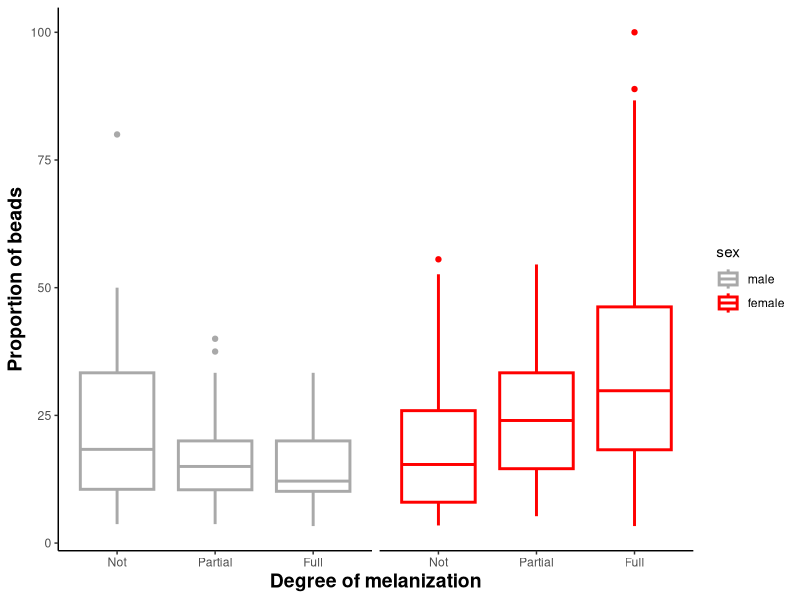
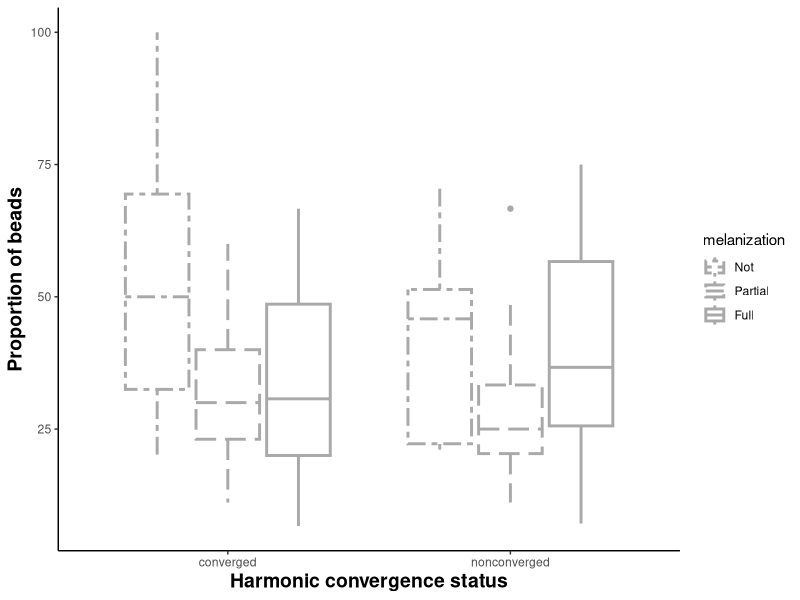
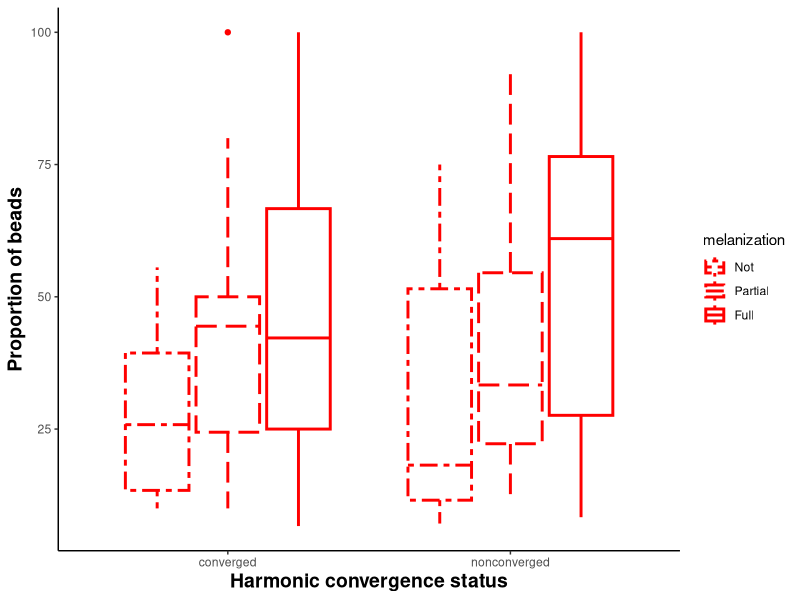
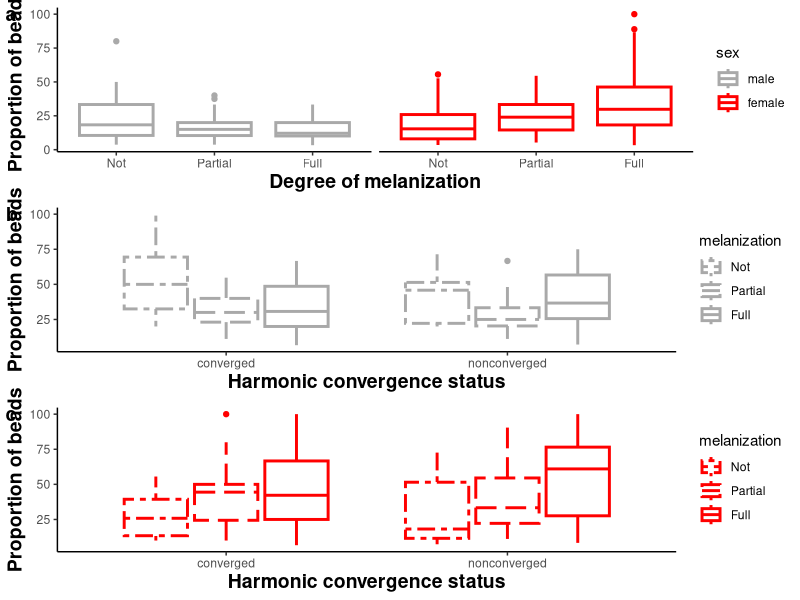
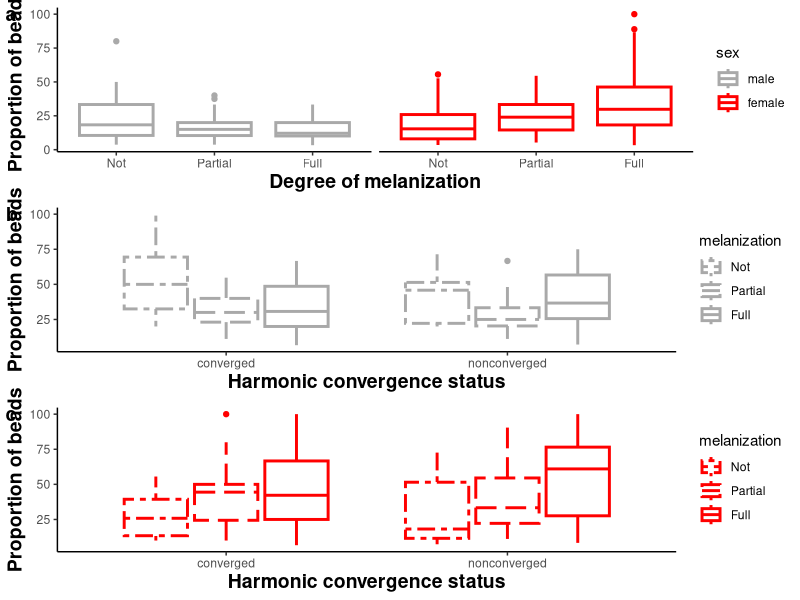

R code for these plots, in order:
## ---- chunk 1
# cargue aquì las librerias, de ser necesario instale las que requiera

library(readr)
library(tidyr)
library(dplyr)
library(ggplot2)
library(ggpubr)
## ---- chunk 2
getwd() ## observamos en el directorio donde nos encontramos. 

## ubicamos en el directorio que creamos la carpeta donde estara la data y el archivo .rmd 

setwd("C:/Users/usuario/Desktop/proyectos_2022/bioinformatica/recuperacion/resolucion/")

## cargamos la data melanization.csv 

melanization <- read_csv("melanization.csv")


## creamos tres df que filtran los datos de interes segun el gráfico

## En el primero seleccionamos y filtramos con los criterios parental.pair, melanization y sex
## posteriormente agregamos un pipe y utilizamos la función summarise para contar la frecuencia que se repite
## cada uno de los criterios ej: parental pair = 1, melanization = 1, sex = male 

datos_1 <- melanization %>% group_by(parental.pair, melanization, sex) %>% 
  summarise(count = n()) %>% 
  filter(parental.pair >=1, melanization >=0, sex == "male" | sex == "female")

## el el segundo df mediante la funcion filter se elegio el sexo male 

datos_2 <- melanization %>% group_by(parental.pair, convergence, melanization, sex) %>% 
  summarise(count = n()) %>% 
  filter(parental.pair >=1, convergence == "converged" | convergence == "nonconverged", 
         sex == "male")

## el el tercer df mediante la funcion filter se elegio el sexo female 

datos_3 <- melanization %>% group_by(parental.pair, convergence, melanization, sex) %>% 
  summarise(count = n()) %>% 
  filter(parental.pair >=1, convergence == "converged" | convergence == "nonconverged", 
         sex == "female")
## Modifico la variable melanization de 0, 1 y 2 a Not, Partial y Full en los tres df 

datos_1$melanization[datos_1$melanization == 0] <- "Not"
datos_1$melanization[datos_1$melanization == 1] <- "Partial"
datos_1$melanization[datos_1$melanization == 2] <- "Full"

datos_2$melanization[datos_2$melanization == 0] <- "Not"
datos_2$melanization[datos_2$melanization == 1] <- "Partial"
datos_2$melanization[datos_2$melanization == 2] <- "Full"

datos_3$melanization[datos_3$melanization == 0] <- "Not"
datos_3$melanization[datos_3$melanization == 1] <- "Partial"
datos_3$melanization[datos_3$melanization == 2] <- "Full"

## se creo tres vectores vacios, uno para cada df 

suma_1 <-vector()
suma_2 <-vector()
suma_3 <-vector()

## Creación de tres vectores que contiene el total de numero de individuos por cada parental.pair 44 

## Se lo realizo los tres df 

for (i in 1:44) {
  suma_1[length(suma_1) + 1] <- datos_1 %>% filter(parental.pair == i) %>% 
    pull(count) %>% sum
}

for (i in 1:44) {
  suma_2[length(suma_2) + 1] <- datos_2 %>% filter(parental.pair == i) %>% 
    pull(count) %>% sum
}

for (i in 1:44) {
  suma_3[length(suma_3) + 1] <- datos_3 %>% filter(parental.pair == i) %>% 
    pull(count) %>% sum
}

## se creo tres df vacios 

porciento_1 <- NULL

porciento_2 <- NULL

porciento_3 <- NULL

## se creo una nueva variable mediante la función mutate, esta variable es el porcentaje de frecuencia 
## en cada uno de los parental.pair. 

for (i in 1:44) {
  prueba_1 <- datos_1 %>%  filter(parental.pair == i) %>%
  mutate(porcentaje = count*100/suma_1[i]) ## crea una nueva columna y realiza operaciones entre ellas. 
  porciento_1 <- rbind(porciento_1, prueba_1) ## sirve para unir filas 
}

for (i in 1:44) {
  prueba_2 <- datos_2 %>%  filter(parental.pair == i) %>%
    mutate(porcentaje = count*100/suma_2[i])
  porciento_2 <- rbind(porciento_2, prueba_2)
}

for (i in 1:44) {
  prueba_3 <- datos_3 %>%  filter(parental.pair == i) %>%
    mutate(porcentaje = count*100/suma_3[i])
  porciento_3 <- rbind(porciento_3, prueba_3) 
}

## posteriormente se ordeno los datos mediante la función factor para que las etiquetas sex aparezca 
## primero la del hombre 

porciento_1$sex = factor(porciento_1$sex, levels = c("male", "female"))

## posteriormente se ordeno los datos mediante la función factor para que las etiquetas melanization 
## aparezca  en el orden segun la figura del articulo 


porciento_1$melanization = factor(porciento_1$melanization, levels = c("Not", "Partial", "Full"))

## se creo un plot y se guardo en una variable 

## funcion aes sirve para agregar los datos de "x" y de "y", col = para separar mediante el sex  
plot_1 <- ggplot(porciento_1, aes(x = melanization, y = porcentaje, col = sex )) +
  ## etiqueta labs sirve para agregar los titulos en el eje x y y 
  labs(x = "Degree of melanization", y = "Proportion of beads" ) + 
  ## theme_classic mantiene el fondo blanco, 
  ## lwd y fatter grosor de las lineas del boxplot y mediana respectivamente 
  theme_classic() + geom_boxplot(lwd = 1, fatten = 1) + 
  ## strip.background y strip.txt.x elimina las leyenda 
  theme(strip.background = element_blank(),
        strip.text.x = element_blank(),
        axis.title.x = element_text(face = "bold", size = 14), ## tamaño y negrita de la etiqueta del eje x
        axis.title.y = element_text(face = "bold", size = 14)) + ## tamaño y negrita de la etiqueta del eje y
  ## reagrupar los boxplots mediante el sexo y la funcion scale añadir los colores manualmente 
  facet_wrap(~sex) + scale_color_manual(values = c("darkgray", "red")) 

color = c("darkgray", "red")

## ajustamos el orden de la presentacion del eje x mediante la funcion factor

porciento_2$melanization = factor(porciento_2$melanization, 
                                  levels = c("Not", "Partial", "Full"))

plot_2 <- ggplot(porciento_2, aes(x = convergence, y = porcentaje, col = melanization)) +
  labs(x = "Harmonic convergence status", y = "Proportion of beads" ) +
  theme_classic() + 
  geom_boxplot(aes(linetype = melanization), lwd = 1, fatten = 1, color = "darkgray") +  
  theme(axis.title.x = element_text(face = "bold", size = 14), 
        axis.title.y = element_text(face = "bold", size = 14)) + 
  ## scale_linetype permite reprentar las lineas del boxplot de diferente forma. Por ejemplo, lineas 
  ## contiunas o discontinuas 
  scale_linetype_manual(values=c("twodash", "longdash", "solid"))

## ajustamos el orden de la presentacion del eje x mediante la funcion factor

porciento_3$melanization = factor(porciento_3$melanization, 
                                  levels = c("Not", "Partial", "Full"))

plot_3 <- ggplot(porciento_3, aes(x = convergence, y = porcentaje, col = melanization)) +
  labs(x = "Harmonic convergence status", y = "Proportion of beads" ) +
  theme_classic() + 
  geom_boxplot(aes(linetype = melanization), lwd = 1, fatten = 1, color = "red") +  
  theme(axis.title.x = element_text(face = "bold", size = 14), 
        axis.title.y = element_text(face = "bold", size = 14)) + 
  scale_linetype_manual(values=c("twodash", "longdash", "solid"))

## contar el porcentaje se realizo la siguiente linea como ejemplo 
## porciento_3 %>% filter(melanization == "Full" & sex == "female" & convergence == "nonconverged") %>% pull(count) %>% sum 

## resultados 
## Male, converged, n= 173, 51% Not; 30% Partial; 19% Fully 
## Male, not converged, n = 130, 40% Not; 29% Partial; 31% Fully 


## Female, converged, n = 280, 21% Not; 39% Partial; 40% Fully  
## Female, not converged, n = 221,  19% Not; 38% Partial ; 43% Fully 

## ---- chunk 3
plot_1


## ---- chunk 4
plot_2

## ---- chunk 5
plot_3


## ---- chunk 6
ggarrange(plot_1, plot_2, plot_3, ncol = 1, nrow = 3, labels = c("a", "b", "c"), 
          common.legend = FALSE)


## ---- chunk 7
# escriba el código para guardar la figura 1
ggsave(filename = "Figura_1.jpg", width = 7 , height = 9, device='jpg', 
       dpi=300)

